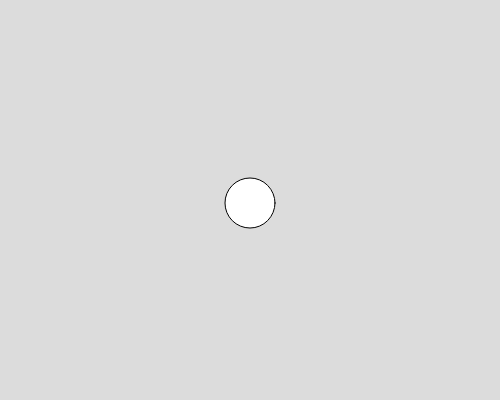
Frame 1 (no input)
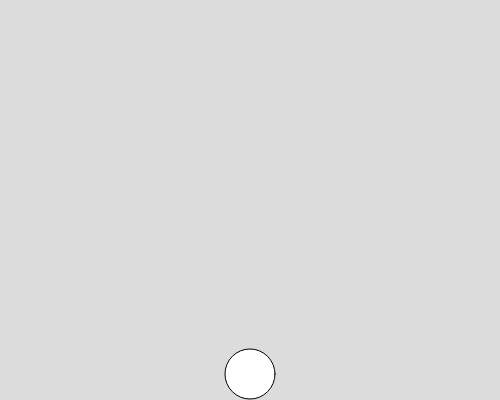
Frame 60 (no input)
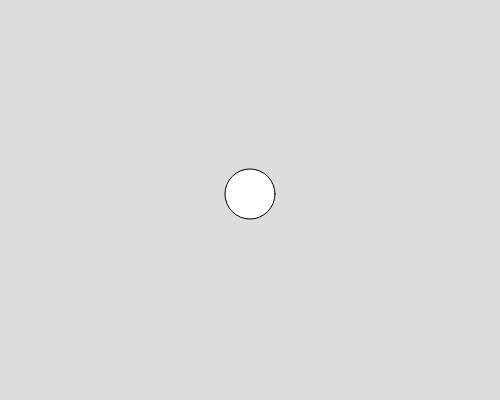
Frame 120 (the mouse pressed at the canvas centre since frame 60)

The p5.js sketch that drew these frames (run headless with seeded random() and noise() and a simulated clock; from frame 60 on, the mouse is pressed at the canvas centre):

// p5.js sketch
// ── sketch.js
let x;
let justHitRightWall;
let xspeed = 3;
let y = 50
let w = 500
let h = 400

function setup() { 
  createCanvas(w, h);
  x = h / 2;
} 

function draw() { 
  background(220);
  if (x > h - y/2 || x < 0 + y/2) {
    xspeed *= -1;
  }
  
  //Move
  x += xspeed;
  ellipse(w/2, x, y, y);
}
